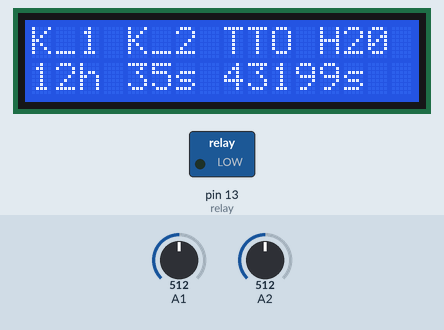
Bench run of a sketch on a simulated Arduino Uno, built with avr-gcc and run on an emulated ATmega328P. Parts: 16×2 character LCD, switched loads named in the sketch (green lamp = pin HIGH). The test bench sets the inputs (shaded band); at power-on: A1 = 512, A2 = 512. What the sketch prints to the serial monitor is not drawn.

Above: at 6.2 s.
6.3 s: A1 set to 716
At 8.9 s:
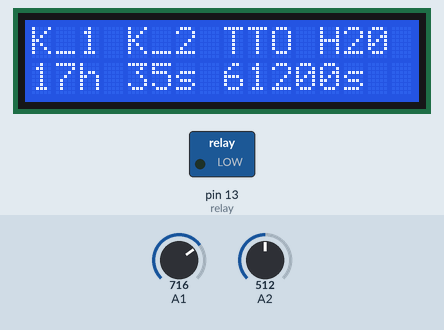
10.2 s: A2 set to 716
At 13.0 s:
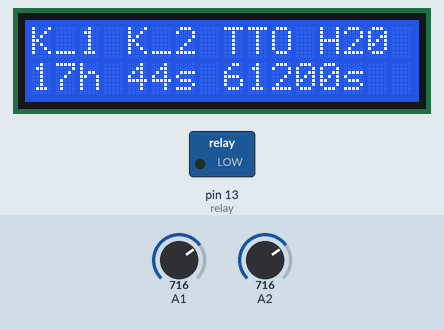
14.1 s: A1 set to 900
At 16.0 s:
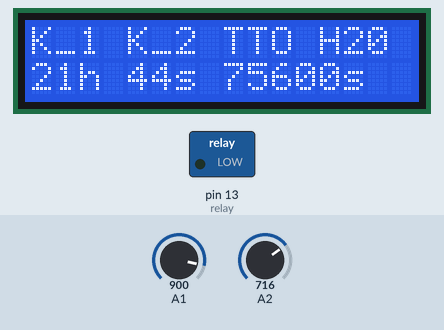
17.7 s: A2 set to 900
At 20.1 s:
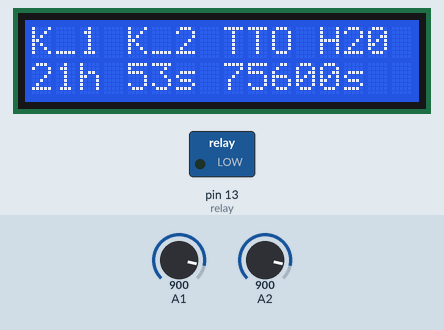
21.6 s: A1 set to 1023
At 25.4 s:
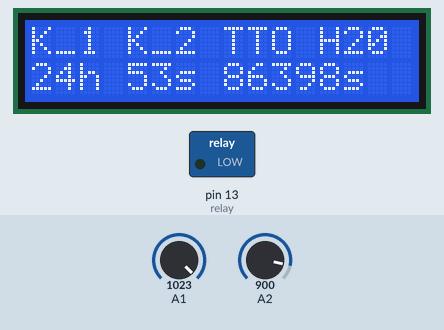
25.5 s: A2 set to 915
At 28.2 s:
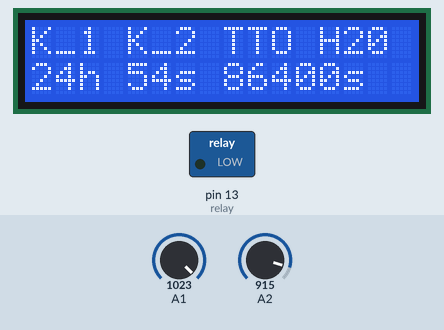
Timing chart, 0 to 29.7 s (numbered marks = the images above; inputs shaded):
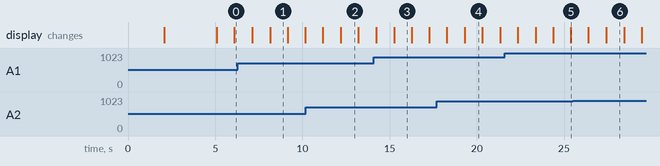

The sketch:

final_code.ino
```cpp
// Plug the relay into Digital Pin 13
// code to define the function for storing signal values in an array after calibrating

// the setup routine runs once when you press reset:
#include <LiquidCrystal.h>

// Setup the LiquidCrystal library with the pin numbers we have
// physically connected the module to.
LiquidCrystal lcd(12, 11, 5, 4, 3, 2);
int relay = 13;


//string to display during the initialization phase
char* init_text[] = {
  "  Squirter_69  ",
  "initializing...",

};

char* change_text[] = {
  "  Squirter_69  ",
  "initializing...",

};

char* display_text[]{
  "K_1 K_2 TTO H20"
};


void setup() {
  // put your setup code here, to run once:
  Serial.begin(9600);
    pinMode(relay, OUTPUT);

  // Setup the number of columns and rows that are available on the LCD.
  lcd.begin(16, 2);

  //printing init statements
  lcd.clear();
  lcd.setCursor(0, 0);
  lcd.clear();
  lcd.print(init_text[0]);
  delay(2000);
  lcd.setCursor(0, 1);
  lcd.print(init_text[1]);
  delay (3000);
}


void loop() {
  // put your main code here, to run repeatedly:
  long sensorValue1 = analogRead(A1);
  // read the input on analog pin 2:
  long sensorValue2 = analogRead(A2);

  //mapping the first knob value from 1 to 24, stating interval
  long mapped_1 = map(sensorValue1, 0, 1023, 1, 24);
  //mapping the second knob value from 10 to 60, stating watering time
  long mapped_2 = map(sensorValue2, 0, 1023, 10, 60);

  long dupe_mapped_1 = mapped_1;
  long dupe_mapped_2 = mapped_2;

  long k_1 = mapped_1*3600;
  long k_2 = mapped_2*1000;

  Serial.print("\n starting while loop \n");
  while (k_1>1)
  {
    //if kbob value is changed in the middle of the loop
    //then the program should break and run again
    //with the new value
    if (dupe_mapped_1 != mapped_1 || dupe_mapped_2 != mapped_2)
    {
      Serial.print("\nbreaking\n");
      break;
    }

    //
    lcd.clear();
    //printint the top row with static info
    lcd.setCursor(0,0);
    lcd.print(display_text[0]);

    //printing hours
    lcd.setCursor(0,1);
    lcd.print(mapped_1);
    lcd.setCursor(2,1);
    lcd.print("h");

    //printing seconds
    lcd.setCursor(4,1);
    lcd.print(mapped_2);
    lcd.setCursor(6,1);
    lcd.print("s");

    //printing time to open
    lcd.setCursor(8,1);
    lcd.print(k_1);
    Serial.println(k_1);
    lcd.setCursor(13,1);
    lcd.print("s");

    if (k_1==5) //water turns on!!!
    {
    //displaying in the display
    lcd.clear();
    lcd.setCursor(0,0);
    lcd.print("WATERING PLANTS");
    lcd.setCursor(0,1);
    lcd.print("YUM! YUM! YUM!");

    digitalWrite(relay, HIGH); // Turn the relay on
    delay(k_2);
    digitalWrite(relay, LOW); // Turn the relay Off
    }

    //re-reading values to detect change in the middle of the loop
    sensorValue1 = analogRead(A1);
    // read the input on analog pin 2:
    sensorValue2 = analogRead(A2);

    //mapping the first knob value from 1 to 24, stating interval
    mapped_1 = map(sensorValue1, 0, 1023, 1, 24);
    //mapping the second knob value from 10 to 60, stating watering time
    mapped_2 = map(sensorValue2, 0, 1023, 10, 60);


    //printing sensor values
    Serial.print(k_1);
    Serial.print("\n");
    Serial.print("dupe 1: ");
    Serial.print(dupe_mapped_1);
    Serial.print("\n");
    Serial.print("interval: ");
    Serial.print(mapped_1);
    Serial.print("\n");
    Serial.print("dupe 2: ");
    Serial.print(dupe_mapped_2);
    Serial.print("\n");
    Serial.print("water_time: ");
    Serial.print(mapped_2);
    Serial.print("\n");
    Serial.print("\n");

    k_1--;
    delay(1000); //each iteration takes 1 second

}

}
```

Measured:
- what the display in image 1 shows lasts 1.1 s, from 8.1 s to 9.2 s
